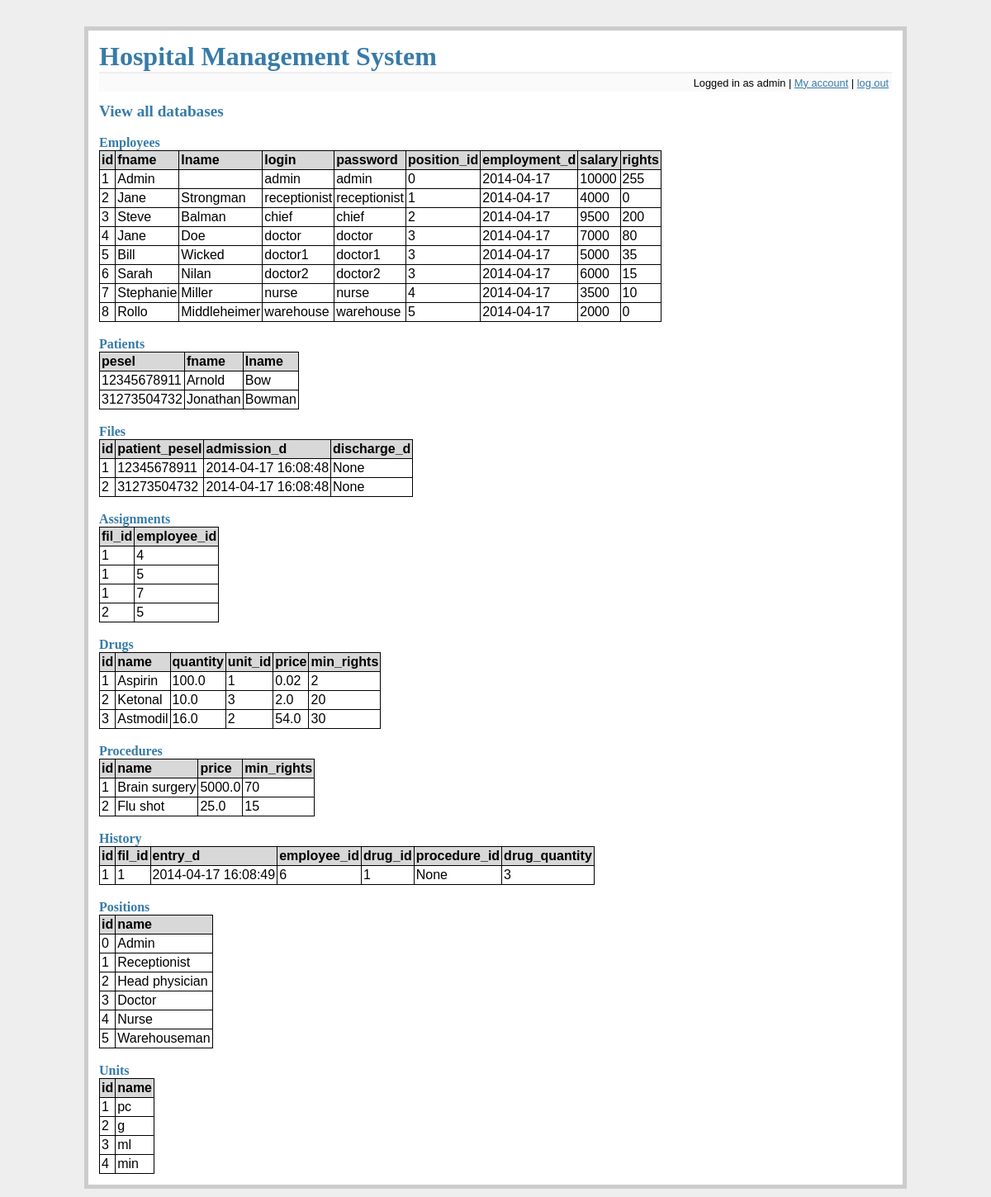
/view_all_databases (signed in), run on the app's committed database.
### tables this page shows
CREATE TABLE employees (
    id integer primary key autoincrement,
    fname text not null,
    lname text not null,
    login text not null,
    password text not null,
    position_id integer not null,
    employment_d date not null,
    salary integer not null,
    rights integer not null,
    foreign key(position_id) references positions(id)
);

CREATE TABLE patients (
    pesel integer primary key,
    fname text not null,
    lname text not null
);

CREATE TABLE files (
    id integer primary key autoincrement,
    patient_pesel integer not null,
    admission_d datetime not null,
    discharge_d datetime,
    foreign key(patient_pesel) references patients(pesel)
);

CREATE TABLE assignments (
    fil_id integer not null,
    employee_id integer not null,
    foreign key(fil_id) references files(id),
    foreign key(employee_id) references employees(id)
);

CREATE TABLE drugs (
    id integer primary key autoincrement,
    name text not null,
    quantity float not null,
    unit_id integer not null,
    price float not null,
    min_rights integer not null,
    foreign key(unit_id) references units(id)
);

CREATE TABLE procedures (
    id integer primary key autoincrement,
    name text not null,
    price float not null,
    min_rights integer not null
);

CREATE TABLE history (
    id integer primary key autoincrement,
    fil_id integer not null,
    entry_d datetime not null,
    employee_id integer not null,
    drug_id integer,
    procedure_id integer,
    drug_quantity integer,
    foreign key(fil_id) references files(id),
    foreign key(employee_id) references employees(id),
    foreign key(drug_id) references drugs(id),
    foreign key(procedure_id) references procedure(id)
);

CREATE TABLE positions (
    id integer primary key autoincrement,
    name text not null
);

CREATE TABLE units (
    id integer primary key autoincrement,
    name text not null
);

### flaskr.py (the view)
@app.route('/view_all_databases')
def view_all_databases():
    db = get_db()
    if 'logged_in' not in session or not session['logged_in'] or get_position(db, session['username']) != 'Admin':
        flash('You do not have rights to access this part of website')
        return redirect(url_for('main_screen'))
    emps = db.execute('select * from employees').fetchall()
    pos = db.execute('select * from positions').fetchall()
    pat = db.execute('select * from patients').fetchall()
    fil = db.execute('select * from files').fetchall()
    assi = db.execute('select * from assignments').fetchall()
    hist = db.execute('select * from history').fetchall()
    dr = db.execute('select * from drugs').fetchall()
    proc = db.execute('select * from procedures').fetchall()
    units = db.execute('select * from units').fetchall()
    return render_template('view_all_databases.html', employees=emps, positions=pos, patients=pat, files=fil, assignments=assi, history=hist, drugs=dr, procedures=proc, units=units)

### flaskr.py (called while the page is built)
def connect_db():
    rv = sqlite3.connect(app.config['DATABASE'])
    rv.row_factory = sqlite3.Row
    return rv

def get_db():
    if not hasattr(g, 'sqlite_db'):
        g.sqlite_db = connect_db()
    return g.sqlite_db

### tools.py (called while the page is built)
def get_position(db, user):
    cur = db.execute('select p.name from employees as e join positions as p on e.position_id = p.id where e.login = ?', [user])
    res = cur.fetchone()
    return res[0] if res else None

### templates/view_all_databases.html
{% extends "layout.html" %}
{% block body %}
  <h2>View all databases</h2>
  <br/>
  <h3>Employees</h3>
  <table class=dbtable>
  <tr><td>id<td>fname<td>lname<td>login<td>password<td>position_id<td>employment_d<td>salary<td>rights
  {% for row in employees %}
  <tr>
      {% for d in row %}
          <td>{{ d }}
      {% endfor %}
  </tr>
  {% endfor %}
  </table>
  <br/>
  <h3>Patients</h3>
  <table class=dbtable>
  <tr><td>pesel<td>fname<td>lname
  {% for row in patients %}
  <tr>
      {% for d in row %}
          <td>{{ d }}
      {% endfor %}
  </tr>
  {% endfor %}
  </table>
  <br/>
  <h3>Files</h3>
  <table class=dbtable>
  <tr><td>id<td>patient_pesel<td>admission_d<td>discharge_d
  {% for row in files %}
  <tr>
      {% for d in row %}
          <td>{{ d }}
      {% endfor %}
  </tr>
  {% endfor %}
  </table>
  <br/>
  <h3>Assignments</h3>
  <table class=dbtable>
  <tr><td>fil_id<td>employee_id
  {% for row in assignments %}
  <tr>
      {% for d in row %}
          <td>{{ d }}
      {% endfor %}
  </tr>
  {% endfor %}
  </table>
  <br/>
  <h3>Drugs</h3>
  <table class=dbtable>
  <tr><td>id<td>name<td>quantity<td>unit_id<td>price<td>min_rights
  {% for row in drugs %}
  <tr>
      {% for d in row %}
          <td>{{ d }}
      {% endfor %}
  </tr>
  {% endfor %}
  </table>
  <br/>
  <h3>Procedures</h3>
  <table class=dbtable>
  <tr><td>id<td>name<td>price<td>min_rights
  {% for row in procedures %}
  <tr>
      {% for d in row %}
          <td>{{ d }}
      {% endfor %}
  </tr>
  {% endfor %}
  </table>
  <br/>
  <h3>History</h3>
  <table class=dbtable>
  <tr><td>id<td>fil_id<td>entry_d<td>employee_id<td>drug_id<td>procedure_id<td>drug_quantity
  {% for row in history %}
  <tr>
      {% for d in row %}
          <td>{{ d }}
      {% endfor %}
  </tr>
  {% endfor %}
  </table>
  <br/>
  <h3>Positions</h3>
  <table class=dbtable>
  <tr><td>id<td>name
  {% for row in positions %}
  <tr>
      {% for d in row %}
          <td>{{ d }}
      {% endfor %}
  </tr>
  {% endfor %}
  </table>
  <br/>
  <h3>Units</h3>
  <table class=dbtable>
  <tr><td>id<td>name
  {% for row in units %}
  <tr>
      {% for d in row %}
          <td>{{ d }}
      {% endfor %}
  </tr>
  {% endfor %}
  </table>
{% endblock %}

### static/style.css (style rules this page uses)
a, h1, h2, h3 { color: #377ba8; }
h1, h2, h3 { font-family: 'Georgia', serif; margin: 0; }
h2 { font-size: 1.2em; }
h3 { font-size: 1em; }
table, table tr, table td { border-spacing: 0px; border: 1px solid black; border-collapse: collapse; }
table td { padding: 2px; }
table.dbtable tr:first-child { background-color: #D8D8D8; font-weight: bold; }

### data on the page
employees: row "1" "0" "255", fname "Admin", login "admin", password "admin", employment_d "2014-04-17", salary "10000"
employees: row "2" "1" "0", fname "Jane", lname "Strongman", login "receptionist", password "receptionist", employment_d "2014-04-17", salary "4000"
employees: row "3" "2" "200", fname "Steve", lname "Balman", login "chief", password "chief", employment_d "2014-04-17", salary "9500"
employees: row "4" "3" "80", fname "Jane", lname "Doe", login "doctor", password "doctor", employment_d "2014-04-17", salary "7000"
employees: row "5" "3" "35", fname "Bill", lname "Wicked", login "doctor1", password "doctor1", employment_d "2014-04-17", salary "5000"
employees: row "6" "3" "15", fname "Sarah", lname "Nilan", login "doctor2", password "doctor2", employment_d "2014-04-17", salary "6000"
employees: row "7" "4" "10", fname "Stephanie", lname "Miller", login "nurse", password "nurse", employment_d "2014-04-17", salary "3500"
employees: row "8" "5" "0", fname "Rollo", lname "Middleheimer", login "warehouse", password "warehouse", employment_d "2014-04-17", salary "2000"
patients: pesel "12345678911", fname "Arnold", lname "Bow"
patients: pesel "31273504732", fname "Jonathan", lname "Bowman"
files: row "1" "None", patient_pesel "12345678911", admission_d "2014-04-17 16:08:48"
files: row "2" "None", patient_pesel "31273504732", admission_d "2014-04-17 16:08:48"
assignments: row "1" "4"
assignments: row "1" "5"
assignments: row "1" "7"
assignments: row "2" "5"
drugs: row "1" "1" "2", name "Aspirin", quantity "100.0", price "0.02"
drugs: row "2" "3" "20", name "Ketonal", quantity "10.0", price "2.0"
drugs: row "3" "2" "30", name "Astmodil", quantity "16.0", price "54.0"
procedures: row "1" "70", name "Brain surgery", price "5000.0"
procedures: row "2" "15", name "Flu shot", price "25.0"
history: row "1" "1" "6" "1" "None" "3", entry_d "2014-04-17 16:08:49"
positions: row "0", name "Admin"
positions: row "1", name "Receptionist"
positions: row "2", name "Head physician"
positions: row "3", name "Doctor"
positions: row "4", name "Nurse"
positions: row "5", name "Warehouseman"
units: row "1", name "pc"
units: row "2" "g"
units: row "3", name "ml"
units: row "4", name "min"

### other printed values
{{ session.username }} "admin"
